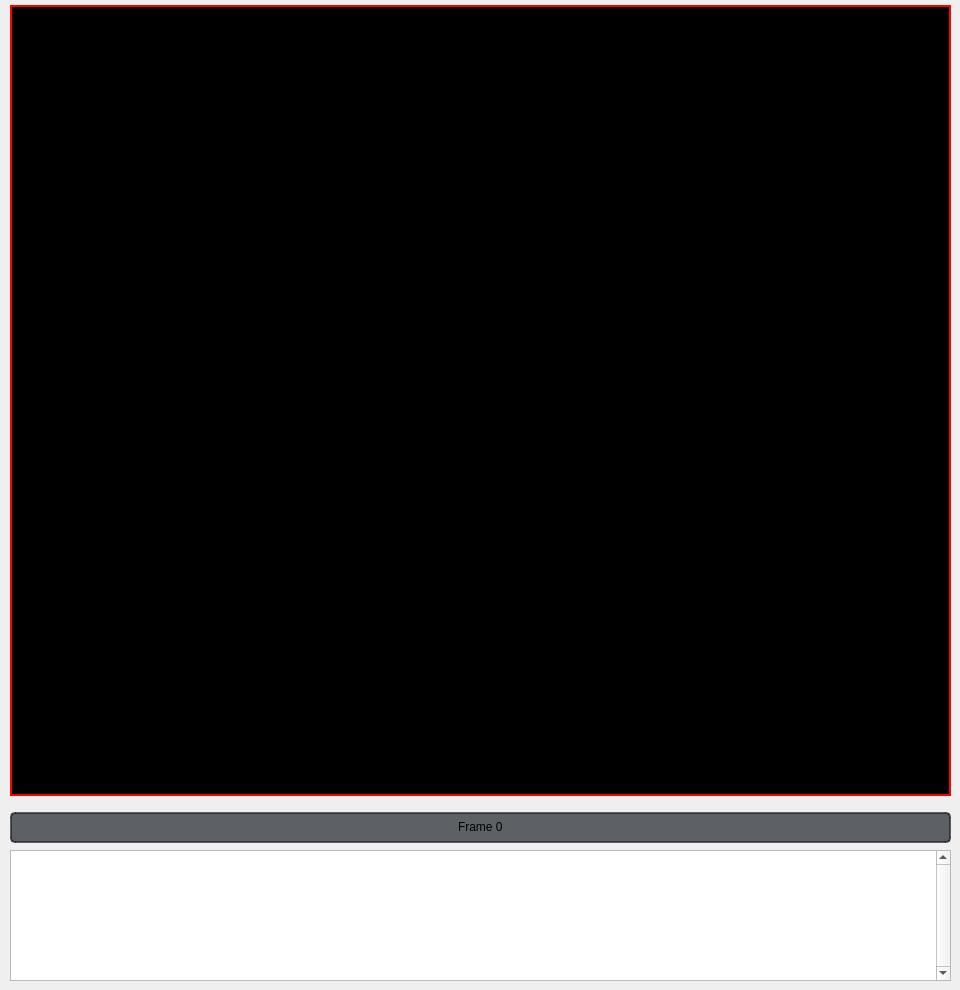
  <widget class="QWidget" name="centralwidget">
   <widget class="QPlainTextEdit" name="plainTextEdit">
    <property name="geometry">
     <rect>
      <x>10</x>
      <y>850</y>
      <width>941</width>
      <height>131</height>
     </rect>
    </property>
    <property name="mouseTracking">
     <bool>true</bool>
    </property>
    <property name="styleSheet">
     <string notr="true">font-size: 12pt; font: Arial;</string>
    </property>
    <property name="verticalScrollBarPolicy">
     <enum>Qt::ScrollBarAlwaysOn</enum>
    </property>
    <property name="sizeAdjustPolicy">
     <enum>QAbstractScrollArea::AdjustToContentsOnFirstShow</enum>
    </property>
    <property name="plainText">
     <string/>
    </property>
    <property name="centerOnScroll">
     <bool>false</bool>
    </property>
   </widget>
   <widget class="QLabel" name="VideoFeedLabel">
    <property name="geometry">
     <rect>
      <x>10</x>
      <y>5</y>
      <width>941</width>
      <height>791</height>
     </rect>
    </property>
    <property name="mouseTracking">
     <bool>true</bool>
    </property>
    <property name="styleSheet">
     <string notr="true">background-color: rgb(0,0,0); border:2px solid rgb(255, 0, 0); </string>
    </property>
    <property name="text">
     <string/>
    </property>
   </widget>
   <widget class="QProgressBar" name="frameslider">
    <property name="geometry">
     <rect>
      <x>10</x>
      <y>812</y>
      <width>941</width>
      <height>31</height>
     </rect>
    </property>
    <property name="styleSheet">
     <string notr="true">    QProgressBar {
        border: 2px solid rgba(33, 37, 43, 180);
        border-radius: 5px;
        text-align: center;
        background-color: rgba(33, 37, 43, 180);
        color: black;
    }
    QProgressBar::chunk {
        background-color: #FFD700;
    }</string>
    </property>
    <property name="minimum">
     <number>0</number>
    </property>
    <property name="maximum">
     <number>100</number>
    </property>
    <property name="value">
     <number>0</number>
    </property>
    <property name="format">
     <string>Frame %v</string>
    </property>
   </widget>
  </widget>
